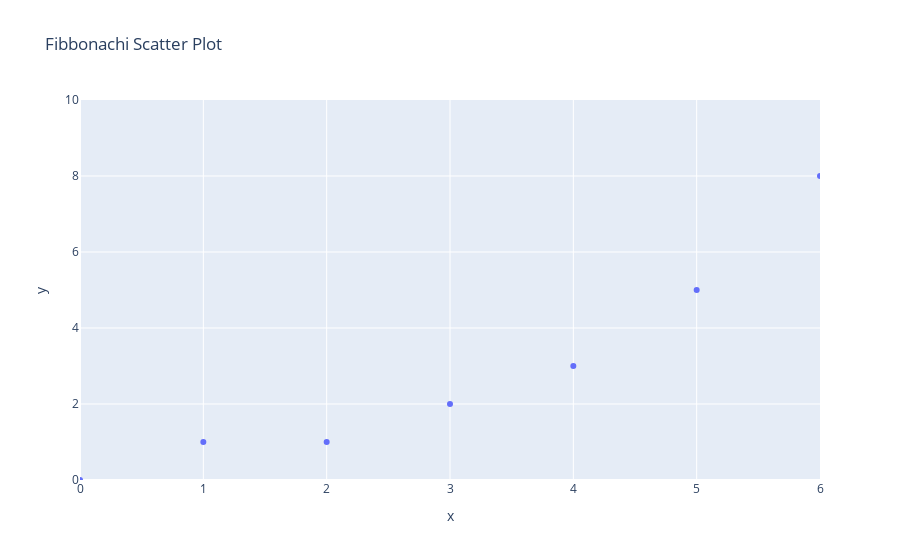

The code cell stored with this chart in its notebook:
### Code cell
# Change this code into the correct Scatter Plot (please take care of the axis)

ys = [0,1]

for i in range (23):
    ys.append(ys[-1] + ys[-2])
    xs = list(range(len(ys)))
  

fig = px.scatter(x=xs, y=ys, title="Fibbonachi Scatter Plot")
fig.update_layout(xaxis_range=[0,6], yaxis_range=[0,10])
fig.show()

### Figure 1 — Plotly figure (JSON) as saved in the notebook; plotly's stock layout.template omitted (floating-point values rounded to 4 significant figures)
{"data": [{"hovertemplate": "x=%{x}<br>y=%{y}<extra></extra>", "legendgroup": "", "marker": {"color": "#636efa", "symbol": "circle"}, "mode": "markers", "name": "", "orientation": "v", "showlegend": false, "type": "scatter", "x": [0, 1, 2, 3, 4, 5, 6, 7, 8, 9, 10, 11, 12, 13, 14, 15, 16, 17, 18, 19, 20, 21, 22, 23, 24], "xaxis": "x", "y": [0, 1, 1, 2, 3, 5, 8, 13, 21, 34, 55, 89, 144, 233, 377, 610, 987, 1597, 2584, 4181, 6765, 10946, 17711, 28657, 46368], "yaxis": "y"}], "layout": {"legend": {"tracegroupgap": 0}, "title": {"text": "Fibbonachi Scatter Plot"}, "xaxis": {"anchor": "y", "domain": [0, 1], "range": [0, 6], "title": {"text": "x"}}, "yaxis": {"anchor": "x", "domain": [0, 1], "range": [0, 10], "title": {"text": "y"}}}}
